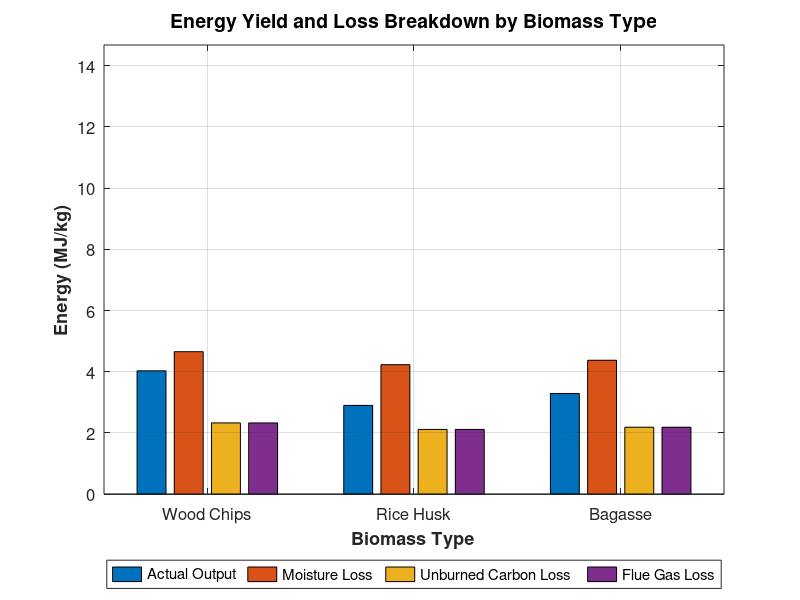

Write MATLAB code to recreate this figure. (Note: this script raises an error after producing the figure.)
% === 1. Input Data ===
biomass = {'Wood Chips', 'Rice Husk', 'Bagasse'};

% Theoretical Net Energy (LHV as-received) in MJ/kg
LHV_ar = [13.34, 11.36, 12.04];

% Actual energy output based on real-world efficiency (MJ/kg)
Real_output = [4.03, 2.90, 3.29];

% Total energy loss
Total_loss = LHV_ar - Real_output;

% Loss breakdown percentages
moisture_pct = 0.50;
carbon_pct = 0.25;
fluegas_pct = 0.25;

% Losses in MJ/kg
Moisture_loss = Total_loss * moisture_pct;
Carbon_loss = Total_loss * carbon_pct;
Fluegas_loss = Total_loss * fluegas_pct;

% === 2. Combine all into a matrix: each row = [Real, Moisture, Carbon, Flue Gas]
energy_components = [Real_output', Moisture_loss', Carbon_loss', Fluegas_loss'];

% === 3. Create grouped bar plot ===
figure('Color','w','Position',[100 100 900 500]); % Wider figure to fit legend
bar(energy_components, 'grouped');
set(gca, 'XTickLabel', biomass, 'FontSize', 12);

ylabel('Energy (MJ/kg)', 'FontSize', 13, 'FontWeight', 'bold');
xlabel('Biomass Type', 'FontSize', 13, 'FontWeight', 'bold');
title('Energy Yield and Loss Breakdown by Biomass Type', 'FontSize', 14, 'FontWeight', 'bold');

legend({'Actual Output', 'Moisture Loss', 'Unburned Carbon Loss', 'Flue Gas Loss'}, ...
    'Location', 'southoutside', 'Orientation', 'horizontal');

grid on;
ylim([0, max(LHV_ar)*1.1]);
box on;

% === 4. Display data as table ===
T = table(biomass', Real_output', Moisture_loss', Carbon_loss', Fluegas_loss', ...
    'VariableNames', {'Biomass', 'ActualOutput_MJkg', 'MoistureLoss_MJkg', 'CarbonLoss_MJkg', 'FlueGasLoss_MJkg'});
disp(T);
